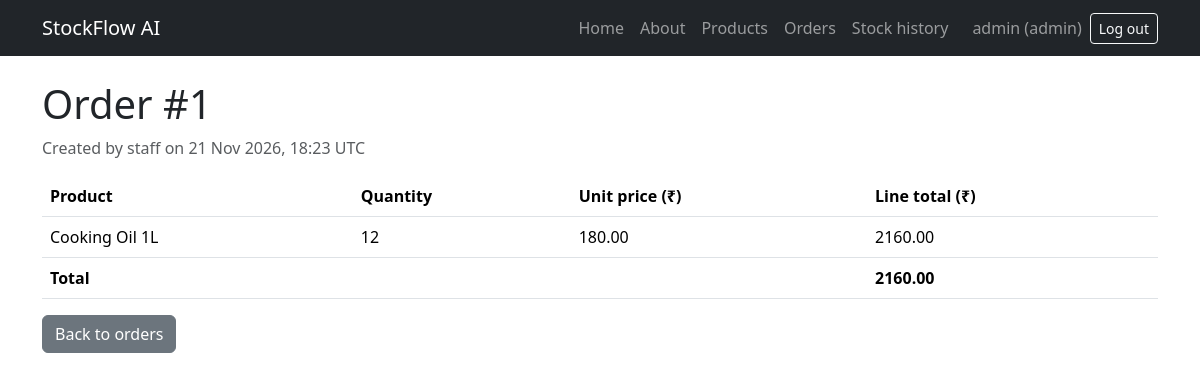
The app's page /orders/1 (signed in) with its own data.
### app/models.py (models this page shows, shortened)
class User(UserMixin, db.Model):
    __tablename__ = "users"
    id = db.Column(db.Integer, primary_key=True)
    username = db.Column(db.String(80), unique=True, nullable=False)
    password_hash = db.Column(db.String(255), nullable=False)
    role = db.Column(db.String(20), nullable=False, default="staff")
    @property
    def is_admin(self):
        return self.role == "admin"

class Order(db.Model):
    __tablename__ = "orders"
    id = db.Column(db.Integer, primary_key=True)
    created_at = db.Column(db.DateTime(timezone=True), nullable=False, default=utc_now)
    created_by_id = db.Column(db.Integer, db.ForeignKey("users.id"), nullable=False)
    created_by = db.relationship("User")
    items = db.relationship(
        "OrderItem",
        back_populates="order",
        cascade="all, delete-orphan",
        order_by="OrderItem.id",
    )
    @property
    def total(self):
        return sum(item.line_total for item in self.items)

class OrderItem(db.Model):
    __tablename__ = "order_items"
    id = db.Column(db.Integer, primary_key=True)
    order_id = db.Column(db.Integer, db.ForeignKey("orders.id"), nullable=False)
    product_id = db.Column(db.Integer, db.ForeignKey("product.id"), nullable=False)
    quantity = db.Column(db.Integer, nullable=False)
    unit_price = db.Column(db.Float, nullable=False)
    order = db.relationship("Order", back_populates="items")
    product = db.relationship("Product")
    @property
    def line_total(self):
        return self.quantity * self.unit_price

class Product(db.Model):
    id = db.Column(db.Integer, primary_key=True)
    name = db.Column(db.String(120), unique=True, nullable=False)
    quantity = db.Column(db.Integer, nullable=False, default=0)
    price = db.Column(db.Float, nullable=False)
    reorder_level = db.Column(db.Integer, nullable=False, default=10)
    is_active = db.Column(db.Boolean, nullable=False, default=True)

### app/orders.py (the view)
    @app.route("/orders/<int:order_id>")
    @login_required
    def order_detail(order_id):
        order = db.get_or_404(Order, order_id)
        return render_template("order_detail.html", order=order)

### app/auth.py (called while the page is built)
@login_manager.user_loader
def load_user(user_id):
    return db.session.get(User, int(user_id))

### app/templates/order_detail.html (shortened to what this page needs)
{% extends "base.html" %}
{% block content %}
    <h1>Order #{{ order.id }}</h1>
    <p class="text-muted">
        Created by {{ order.created_by.username }}
        on {{ order.created_at.strftime("%d %b %Y, %H:%M") }} UTC
    </p>
    <table class="table mt-3">
        <thead>
            <tr>
                <th>Product</th>
                <th>Quantity</th>
                <th>Unit price (₹)</th>
                <th>Line total (₹)</th>
            </tr>
        </thead>
        <tbody>
            {% for item in order.items %}
                <tr>
                    <td>{{ item.product.name }}</td>
                    <td>{{ item.quantity }}</td>
                    <td>{{ "%.2f"|format(item.unit_price) }}</td>
                    <td>{{ "%.2f"|format(item.line_total) }}</td>
                </tr>
            {% endfor %}
        </tbody>
        <tfoot>
            <tr class="fw-bold">
                <td colspan="3">Total</td>
                <td>{{ "%.2f"|format(order.total) }}</td>
            </tr>
        </tfoot>
    </table>
    <a href="{{ url_for('orders') }}" class="btn btn-secondary">Back to orders</a>
{% endblock %}

### app/templates/base.html (shortened to what this page needs)
<!DOCTYPE html>
<html lang="en">
<head>
    <link href="https://cdn.jsdelivr.net/npm/bootstrap@5.3.3/dist/css/bootstrap.min.css" rel="stylesheet">
</head>
<body>
    <nav class="navbar navbar-expand navbar-dark bg-dark">
        <div class="container">
            <a class="navbar-brand" href="{{ url_for('home') }}">StockFlow AI</a>
            <div class="navbar-nav align-items-center">
                <a class="nav-link" href="{{ url_for('home') }}">Home</a>
                <a class="nav-link" href="{{ url_for('about') }}">About</a>
                {% if current_user.is_authenticated %}
                    <a class="nav-link" href="{{ url_for('products') }}">Products</a>
                    <a class="nav-link" href="{{ url_for('orders') }}">Orders</a>
                    {% if current_user.is_admin %}
                        <a class="nav-link" href="{{ url_for('stock_history') }}">Stock history</a>
                    {% endif %}
                    <span class="navbar-text ms-3 me-2">
                        {{ current_user.username }} ({{ current_user.role }})
                    </span>
                    <form method="post" action="{{ url_for('logout') }}" class="d-inline">
                        <button type="submit" class="btn btn-sm btn-outline-light">Log out</button>
                    </form>
                {% else %}
                    <a class="nav-link" href="{{ url_for('login') }}">Log in</a>
                {% endif %}
            </div>
        </div>
    </nav>
    <main class="container mt-4">
        {% block content %}{% endblock %}
    </main>
</body>
</html>

### records on screen
User: username "admin", role "admin"
Order: id "1", created_at "21 Nov 2026, 18:23"
User: created_by.username "staff"
OrderItem: product.name "Cooking Oil 1L", quantity "12", unit_price "180.00", line_total "2160.00", total "2160.00"
